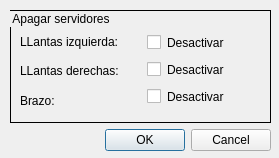
<?xml version="1.0" encoding="UTF-8"?>
<ui version="4.0">
 <class>Dialog_desconectar</class>
 <widget class="QDialog" name="Dialog_desconectar">
  <property name="geometry">
   <rect>
    <x>0</x>
    <y>0</y>
    <width>279</width>
    <height>158</height>
   </rect>
  </property>
  <property name="windowTitle">
   <string>Dialog</string>
  </property>
  <widget class="QWidget" name="layoutWidget">
   <property name="geometry">
    <rect>
     <x>10</x>
     <y>10</y>
     <width>261</width>
     <height>141</height>
    </rect>
   </property>
   <layout class="QVBoxLayout" name="verticalLayout_3">
    <item>
     <widget class="QGroupBox" name="groupBox">
      <property name="styleSheet">
       <string notr="true">border-style: solid;
border-width: 1px;</string>
      </property>
      <property name="title">
       <string>Apagar servidores</string>
      </property>
      <widget class="QWidget" name="layoutWidget">
       <property name="geometry">
        <rect>
         <x>10</x>
         <y>20</y>
         <width>245</width>
         <height>82</height>
        </rect>
       </property>
       <layout class="QHBoxLayout" name="horizontalLayout">
        <item>
         <layout class="QVBoxLayout" name="verticalLayout">
          <item>
           <widget class="QLabel" name="label">
            <property name="styleSheet">
             <string notr="true">border-style: none;</string>
            </property>
            <property name="text">
             <string>LLantas izquierda:</string>
            </property>
           </widget>
          </item>
          <item>
           <widget class="QLabel" name="label_2">
            <property name="styleSheet">
             <string notr="true">border-style: none;</string>
            </property>
            <property name="text">
             <string>LLantas derechas:</string>
            </property>
           </widget>
          </item>
          <item>
           <widget class="QLabel" name="label_3">
            <property name="styleSheet">
             <string notr="true">border-style: none;</string>
            </property>
            <property name="text">
             <string>Brazo:</string>
            </property>
           </widget>
          </item>
         </layout>
        </item>
        <item>
         <layout class="QVBoxLayout" name="verticalLayout_2">
          <item>
           <widget class="QCheckBox" name="checkBoxIzq">
            <property name="text">
             <string>Desactivar</string>
            </property>
           </widget>
          </item>
          <item>
           <widget class="QCheckBox" name="checkBoxDer">
            <property name="text">
             <string>Desactivar</string>
            </property>
           </widget>
          </item>
          <item>
           <widget class="QCheckBox" name="checkBoxBra">
            <property name="text">
             <string>Desactivar</string>
            </property>
           </widget>
          </item>
         </layout>
        </item>
       </layout>
      </widget>
     </widget>
    </item>
    <item>
     <widget class="QDialogButtonBox" name="buttonBox">
      <property name="orientation">
       <enum>Qt::Horizontal</enum>
      </property>
      <property name="standardButtons">
       <set>QDialogButtonBox::Cancel|QDialogButtonBox::Ok</set>
      </property>
     </widget>
    </item>
   </layout>
  </widget>
 </widget>
 <resources/>
 <connections>
  <connection>
   <sender>buttonBox</sender>
   <signal>accepted()</signal>
   <receiver>Dialog_desconectar</receiver>
   <slot>accept()</slot>
   <hints>
    <hint type="sourcelabel">
     <x>248</x>
     <y>254</y>
    </hint>
    <hint type="destinationlabel">
     <x>157</x>
     <y>274</y>
    </hint>
   </hints>
  </connection>
  <connection>
   <sender>buttonBox</sender>
   <signal>rejected()</signal>
   <receiver>Dialog_desconectar</receiver>
   <slot>reject()</slot>
   <hints>
    <hint type="sourcelabel">
     <x>316</x>
     <y>260</y>
    </hint>
    <hint type="destinationlabel">
     <x>286</x>
     <y>274</y>
    </hint>
   </hints>
  </connection>
 </connections>
</ui>
